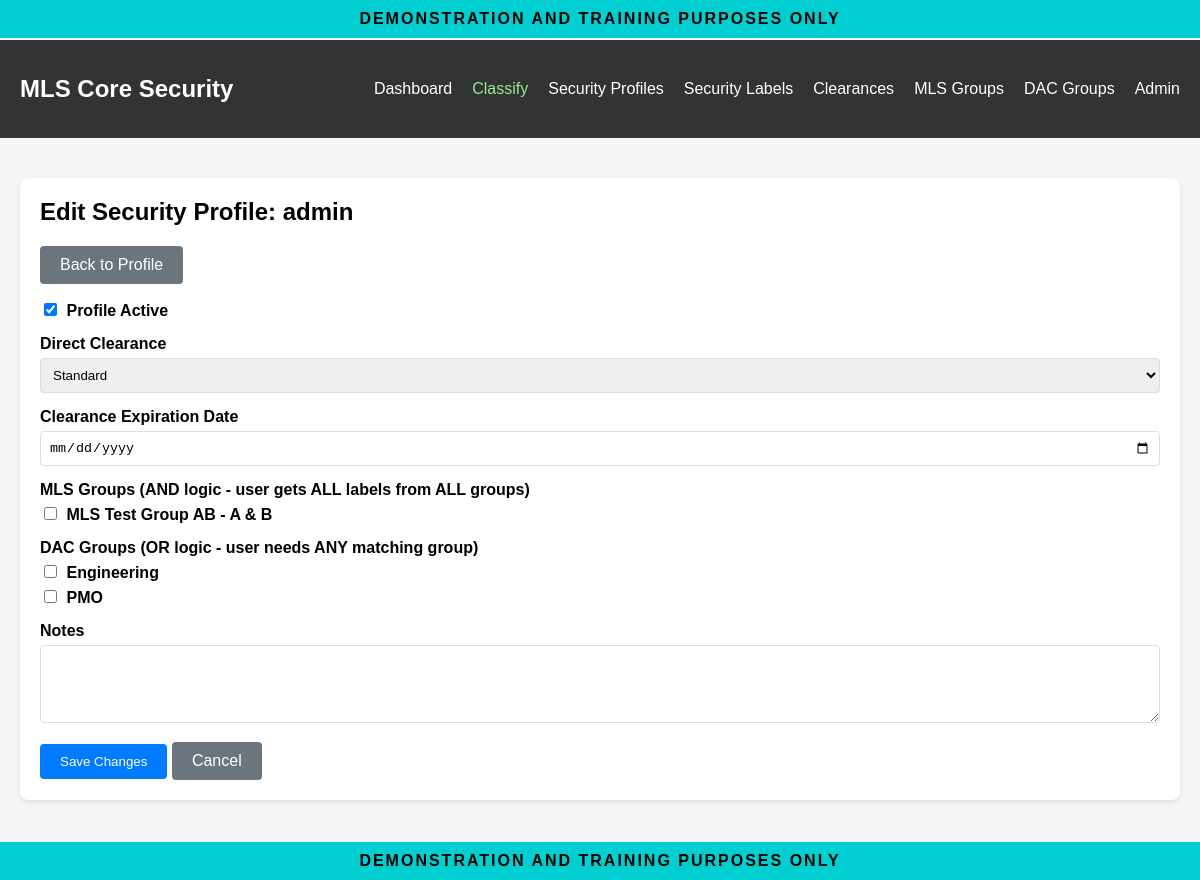
The app's page /mls/profiles/1/edit/ (signed in) with its own data.
### mls_core/models.py (models this page shows, shortened)
class SecurityProfile(models.Model):
    user = models.OneToOneField(
        User,
        on_delete=models.CASCADE,
        related_name='security_profile'
    )
    clearances = models.ForeignKey(
        SecurityClearance,
        on_delete=models.SET_NULL,
        null=True,
        blank=True,
        related_name='profiles',
        help_text="Direct security clearance (combined with group clearances)"
    )
    mls_groups = models.ManyToManyField(
        MLSGroup,
        related_name='members',
        blank=True,
        help_text="MLS groups (user gets ALL labels from ALL groups)"
    )
    dac_groups = models.ManyToManyField(
        DACGroup,
        related_name='members',
        blank=True,
        help_text="DAC groups (OR logic for discretionary access)"
    )
    clearance_expires = models.DateField(
        null=True,
        blank=True,
        help_text="Date when clearance expires (optional)"
    )
    notes = models.TextField(
        blank=True,
        help_text="Internal notes about this security profile"
    )
    is_active = models.BooleanField(
        default=True,
        help_text="Inactive profiles cannot access anything"
    )
    created_at = models.DateTimeField(auto_now_add=True)
    updated_at = models.DateTimeField(auto_now=True)
    class Meta:
        verbose_name = "Security Profile"
        verbose_name_plural = "Security Profiles"
        permissions = [
            ("security_manager", "Security Manager - Can edit profiles and assign labels"),
            ("senior_security_manager", "Senior Security Manager - Can CRUD all security objects"),
        ]

class SecurityClearance(models.Model):
    name = models.CharField(
        max_length=100,
        blank=True,
        help_text="Optional name for this clearance/classification"
    )
    securities = models.ManyToManyField(
        SecurityLabel,
        related_name="clearances",
        blank=True,
        help_text="The set of security labels"
    )
    description = models.TextField(
        blank=True,
        help_text="Description of this clearance level"
    )
    created_at = models.DateTimeField(auto_now_add=True)
    updated_at = models.DateTimeField(auto_now=True)
    class Meta:
        verbose_name = "Security Clearance"
        verbose_name_plural = "Security Clearances"

class MLSGroup(models.Model):
    name = models.CharField(max_length=100, unique=True)
    description = models.TextField(blank=True)
    clearance_template = models.ForeignKey(
        SecurityClearance,
        on_delete=models.PROTECT,
        related_name='mls_groups',
        help_text="Security clearance granted to group members"
    )
    parent_groups = models.ManyToManyField(
        'self',
        symmetrical=False,
        related_name='child_groups',
        blank=True,
        help_text="Parent groups (members inherit parent clearances)"
    )
    is_active = models.BooleanField(default=True)
    created_at = models.DateTimeField(auto_now_add=True)
    updated_at = models.DateTimeField(auto_now=True)
    class Meta:
        verbose_name = "MLS Group"
        verbose_name_plural = "MLS Groups"
        permissions = [
            ("manage_mls_groups", "Can manage MLS groups"),
        ]

class DACGroup(models.Model):
    name = models.CharField(max_length=100, unique=True)
    description = models.TextField(blank=True)
    parent_groups = models.ManyToManyField(
        'self',
        symmetrical=False,
        related_name='child_dac_groups',
        blank=True,
        help_text="Parent groups (members inherit parent memberships)"
    )
    is_active = models.BooleanField(default=True)
    created_at = models.DateTimeField(auto_now_add=True)
    updated_at = models.DateTimeField(auto_now=True)
    class Meta:
        verbose_name = "DAC Group"
        verbose_name_plural = "DAC Groups"
        permissions = [
            ("manage_dac_groups", "Can manage DAC groups"),
        ]

### mls_core/views.py (the view, shortened to what this page needs)
# urls.py: path('profiles/<int:profile_id>/edit/', views.profile_edit, name='profile_edit'),
@login_required
@permission_required('mls_core.security_manager', raise_exception=True)
def profile_edit(request, profile_id):
    profile = get_object_or_404(SecurityProfile, pk=profile_id)
    context = {
        'profile': profile,
        'all_clearances': SecurityClearance.objects.all(),
        'all_mls_groups': MLSGroup.objects.filter(is_active=True),
        'all_dac_groups': DACGroup.objects.filter(is_active=True),
    }
    return render(request, 'mls_core/profile_edit.html', context)

### mls_core/templates/mls_core/profile_edit.html (shortened to what this page needs)
{% extends "mls_core/base.html" %}
{% block content %}
<div class="card">
    <h2>Edit Security Profile: {{ profile.user.username }}</h2>
    <p><a href="{% url 'mls_core:profile_detail' profile.id %}" class="btn btn-secondary">Back to Profile</a></p>
    <form method="post">
        <div class="form-group">
            <label for="is_active">
                <input type="checkbox" id="is_active" name="is_active" {% if profile.is_active %}checked{% endif %}>
                Profile Active
            </label>
        </div>
        <div class="form-group">
            <label for="clearances">Direct Clearance</label>
            <select id="clearances" name="clearances">
                {% for clearance in all_clearances %}
                    <option value="{{ clearance.id }}" {% if profile.clearances.id == clearance.id %}selected{% endif %}>
                        {{ clearance.name }}
                    </option>
                {% endfor %}
            </select>
        </div>
        <div class="form-group">
            <label for="clearance_expires">Clearance Expiration Date</label>
            <input type="date" id="clearance_expires" name="clearance_expires"
                   value="{{ profile.clearance_expires|date:'Y-m-d'|default:'' }}">
        </div>
        <div class="form-group">
            <label>MLS Groups (AND logic - user gets ALL labels from ALL groups)</label>
            {% for group in all_mls_groups %}
                <div>
                    <label>
                        <input type="checkbox" name="mls_groups" value="{{ group.id }}"
                               {% if group in profile.mls_groups.all %}checked{% endif %}>
                        {{ group.name }} - {{ group.clearance_template.name }}
                    </label>
                </div>
            {% endfor %}
        </div>
        <div class="form-group">
            <label>DAC Groups (OR logic - user needs ANY matching group)</label>
            {% for group in all_dac_groups %}
                <div>
                    <label>
                        <input type="checkbox" name="dac_groups" value="{{ group.id }}"
                               {% if group in profile.dac_groups.all %}checked{% endif %}>
                        {{ group.name }}
                    </label>
                </div>
            {% endfor %}
        </div>
        <div class="form-group">
            <label for="notes">Notes</label>
            <textarea id="notes" name="notes" rows="4">{{ profile.notes }}</textarea>
        </div>
        <button type="submit" class="btn">Save Changes</button>
        <a href="{% url 'mls_core:profile_detail' profile.id %}" class="btn btn-secondary">Cancel</a>
    </form>
</div>
{% endblock %}

### mls_core/templates/mls_core/base.html (style rules this page uses)
body { font-family: Arial, sans-serif; margin: 0; padding: 0; background-color: #f5f5f5; padding-top: 40px; padding-bottom: 40px; }
.card { background-color: white; padding: 20px; border-radius: 8px; box-shadow: 0 2px 4px rgba(0,0,0,0.1); margin-bottom: 20px; }
.card h2 { margin-top: 0; }
.btn { display: inline-block; padding: 10px 20px; background-color: #007bff; color: white; text-decoration: none; border-radius: 4px; border: none; cursor: pointer; }
.btn-secondary { background-color: #6c757d; }
.form-group { margin-bottom: 15px; }
.form-group label { display: block; margin-bottom: 5px; font-weight: bold; }
.form-group input[type="text"], .form-group input[type="number"], .form-group input[type="date"], .form-group select, .form-group textarea { width: 100%; padding: 8px; border: 1px solid #ddd; border-radius: 4px; box-sizing: border-box; }
.form-group input[type="checkbox"] { margin-right: 5px; }

### records on screen
SecurityProfile: user.username "admin", is_active "☑", clearances "Standard"
MLSGroup: name "MLS Test Group AB", clearance_template.name "A & B"
DACGroup: name "Engineering"
DACGroup: name "PMO"
